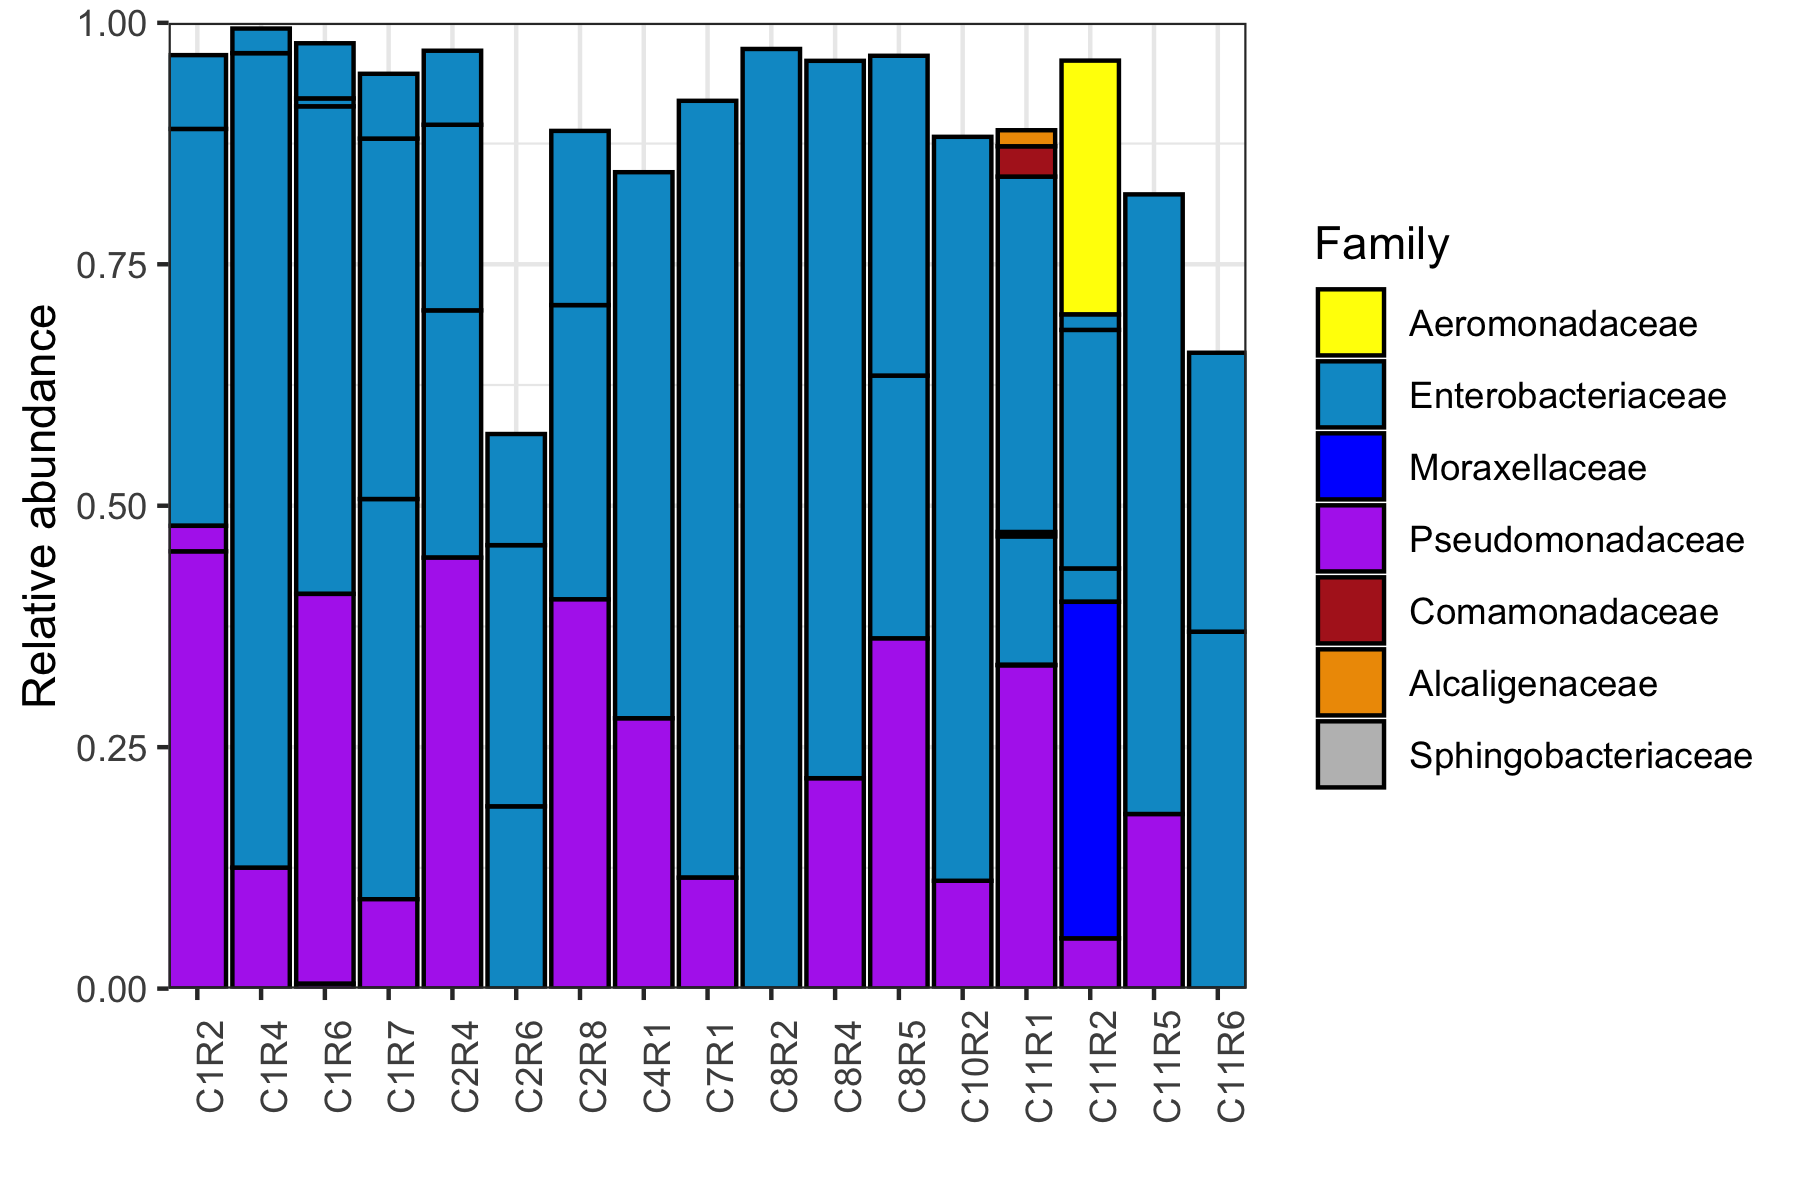

Write R code to recreate this figure.
# Figure S1

library(tidyverse)
library(data.table)
library(cowplot)

#
sequences_abundance <- fread("data/temp/sequences_abundance.csv")
communities_name <- c(paste0("C", 1:12, "Rpool"), paste0("C", rep(1:12, each = 8), "R", rep(1:8, 12)))

# Color sets from Sylvie
family_color <- tibble(Color = c("yellow", "deepskyblue3", "blue", "darkorchid2", "firebrick", "orange2", "grey"),
                       Family = c("Aeromonadaceae", "Enterobacteriaceae", "Moraxellaceae", "Pseudomonadaceae","Comamonadaceae","Alcaligenaceae", "Sphingobacteriaceae"))


plot_abundance <- function(df, label_x = "Community", label_y = "RelativeAbundance", fill = "CommunityESVID") {
    ggplot(df) +
        geom_bar(aes_string(x = label_x, y = label_y, fill = fill),
                 position = "stack", stat = "identity", col = 1) +
        theme_bw() +
        theme(axis.text.x = element_text(angle = 90))
}

p <- sequences_abundance %>%
    filter(AlignmentType == "local") %>%
    filter(AllowMismatch == Inf) %>%
    filter(BasePairMismatch <= 4) %>%
    mutate(Community = ordered(Community,  communities_name)) %>%
    plot_abundance(label_x = "Community", label_y = " RelativeAbundance", fill = "Family") +
    labs(x = "", y = "Relative abundance") +
    scale_fill_manual(values = setNames(family_color$Color, family_color$Family)) +
    #scale_fill_manual(values = family_color) +
    scale_x_discrete(expand=c(0,0)) +
    scale_y_continuous(expand=c(0,0), limits = c(0,1), breaks = seq(0,1, .25)) +
    NULL

ggsave("FigS1_syl.png", plot = p, width = 6, height = 4)


# Averaged coverage
sequences_abundance %>%
    filter(AlignmentType == "local") %>%
    filter(AllowMismatch == Inf) %>%
    filter(BasePairMismatch <= 4) %>%
    mutate(Community = ordered(Community,  communities_name)) %>%
    group_by(Community) %>%
    summarize(TotalRelativeAbundance = sum(RelativeAbundance)) %>%
    pull(TotalRelativeAbundance) %>% mean





